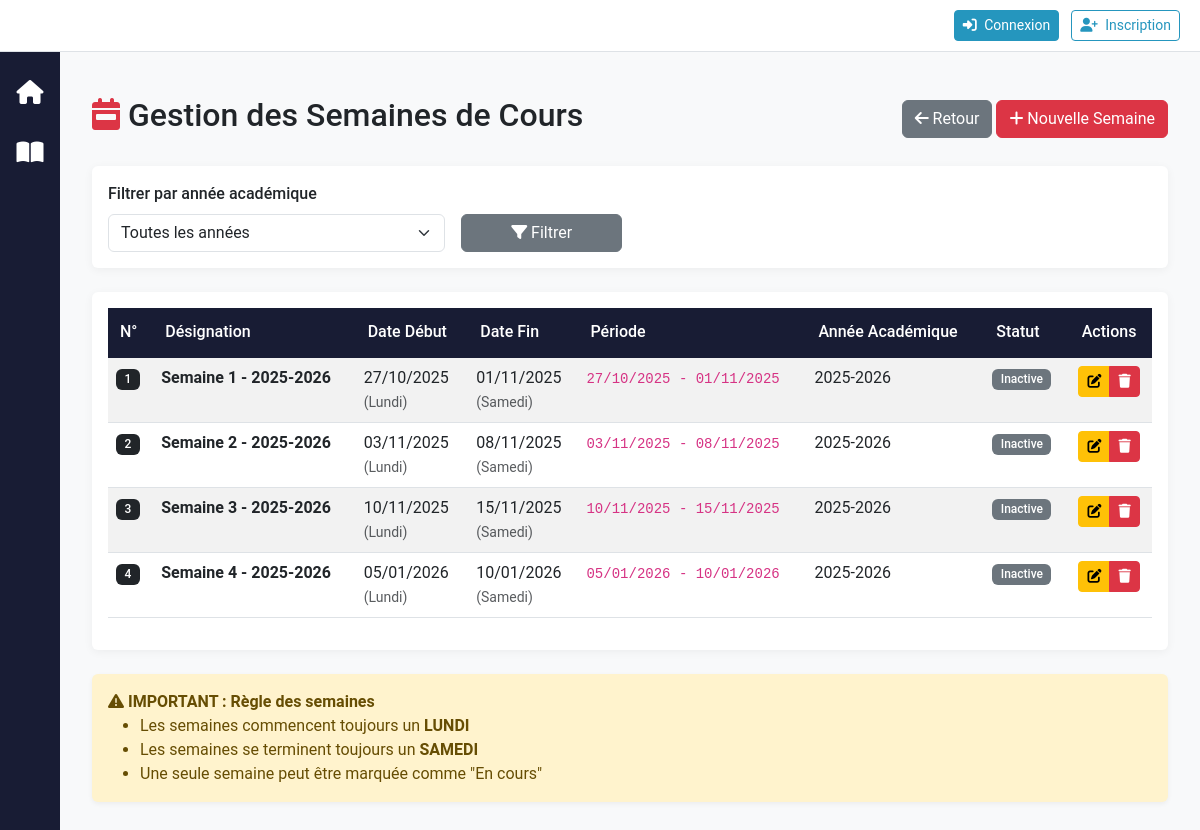
The app's page /reglage/semaines/ with its own data.
### reglage/models.py (models this page shows, shortened)
class SemaineCours(models.Model):
    numero_semaine = models.IntegerField(help_text="Numéro de la semaine (1, 2, 3...)")
    date_debut = models.DateField(help_text="Date de début de la semaine (doit être un LUNDI)")
    date_fin = models.DateField(help_text="Date de fin de la semaine (doit être un SAMEDI)")
    designation = models.CharField(max_length=200, help_text="Ex: Semaine 1 du 1er semestre")
    est_en_cours = models.BooleanField(default=False, help_text="Marquer comme semaine en cours")
    annee_academique = models.CharField(max_length=9, null=True, blank=True, help_text="Année académique (ex: 2024-2025)")
    remarques = models.TextField(blank=True, null=True)
    class Meta:
        verbose_name = "Semaine de Cours"
        verbose_name_plural = "Semaines de Cours"
        ordering = ['date_debut']
        unique_together = [('numero_semaine', 'annee_academique')]
    def get_periode(self):
        return f"{self.date_debut.strftime('%d/%m/%Y')} - {self.date_fin.strftime('%d/%m/%Y')}"
    def get_jour_debut(self):
        jours = ['Lundi', 'Mardi', 'Mercredi', 'Jeudi', 'Vendredi', 'Samedi', 'Dimanche']
        return jours[self.date_debut.weekday()]
    def get_jour_fin(self):
        jours = ['Lundi', 'Mardi', 'Mercredi', 'Jeudi', 'Vendredi', 'Samedi', 'Dimanche']
        return jours[self.date_fin.weekday()]

### reglage/views.py (the view)
# urls.py: path('semaines/', views.SemaineCoursListView.as_view(), name='semaine_list'),
class SemaineCoursListView(ListView):
    model = SemaineCours
    template_name = 'reglage/semaine_list.html'
    context_object_name = 'semaines'
    def get_queryset(self):
        queryset = SemaineCours.objects.all()
        annee = self.request.GET.get('annee')
        if annee:
            queryset = queryset.filter(annee_academique=annee)
        return queryset
    def get_context_data(self, **kwargs):
        context = super().get_context_data(**kwargs)
        context['annees'] = SemaineCours.objects.values_list(
            'annee_academique', flat=True
        ).distinct().order_by('-annee_academique')
        return context

### accounts/context_processors.py (called while the page is built, shortened)
def user_roles(request):
    return {
        'user_organisation': None,
        'is_org_user': False,
        'is_admin': False,
        'is_administrative_role': False,
        'is_gestionnaire': False,
        'is_section_role': False,
        'is_department_role': False,
        'is_enseignant': False,
        'is_etudiant': False,
        'is_personnel_admin': False,
        'can_access_reglage': False,
        'can_access_finance': False,
        'can_create_users': False,
        'can_delete_all': False,
        'can_view_department_data': lambda dept: False,
        'can_view_section_data': lambda section: False,
        'user_roles': [],
        'user_department': None,
        'user_section': None,
        'user_section_designation': None,
    }

### reglage/templates/reglage/semaine_list.html (shortened to what this page needs)
{% extends 'base.html' %}
{% block content %}
<div class="container-fluid mt-4">
    <div class="d-flex justify-content-between align-items-center mb-4">
        <h2><i class="fas fa-calendar-week text-danger"></i> Gestion des Semaines de Cours</h2>
        <div>
            <a href="{% url 'reglage:gestion_entites' %}" class="btn btn-secondary">
                <i class="fas fa-arrow-left"></i> Retour
            </a>
            <a href="{% url 'reglage:semaine_create' %}" class="btn btn-danger">
                <i class="fas fa-plus"></i> Nouvelle Semaine
            </a>
        </div>
    </div>
    {% if annees %}
    <div class="card mb-4">
        <div class="card-body">
            <form method="get" class="row g-3">
                <div class="col-md-4">
                    <label class="form-label">Filtrer par année académique</label>
                    <select name="annee" class="form-select">
                        <option value="">Toutes les années</option>
                    </select>
                </div>
                <div class="col-md-2 d-flex align-items-end">
                    <button type="submit" class="btn btn-secondary w-100">
                        <i class="fas fa-filter"></i> Filtrer
                    </button>
                </div>
            </form>
        </div>
    </div>
    {% endif %}
    <div class="card">
        <div class="card-body">
            <div class="table-responsive">
                <table class="table table-striped table-hover">
                    <thead class="table-dark">
                        <tr>
                            <th>N°</th>
                            <th>Désignation</th>
                            <th>Date Début</th>
                            <th>Date Fin</th>
                            <th>Période</th>
                            <th>Année Académique</th>
                            <th>Statut</th>
                            <th class="text-center">Actions</th>
                        </tr>
                    </thead>
                    <tbody>
                        {% for semaine in semaines %}
                        <tr {% if semaine.est_en_cours %}class="table-danger"{% endif %}>
                            <td><span class="badge bg-dark">{{ semaine.numero_semaine }}</span></td>
                            <td><strong>{{ semaine.designation }}</strong></td>
                            <td>
                                {{ semaine.date_debut|date:"d/m/Y" }}
                                <br><small class="text-muted">({{ semaine.get_jour_debut }})</small>
                            </td>
                            <td>
                                {{ semaine.date_fin|date:"d/m/Y" }}
                                <br><small class="text-muted">({{ semaine.get_jour_fin }})</small>
                            </td>
                            <td><code>{{ semaine.get_periode }}</code></td>
                            <td>{{ semaine.annee_academique|default:"—" }}</td>
                            <td>
                                {% if semaine.est_en_cours %}
                                    <span class="badge bg-danger"><i class="fas fa-check-circle"></i> En cours</span>
                                {% else %}
                                    <span class="badge bg-secondary">Inactive</span>
                                {% endif %}
                            </td>
                            <td class="text-center">
                                <div class="btn-group btn-group-sm" role="group">
                                    <a href="{% url 'reglage:semaine_update' semaine.pk %}"
                                       class="btn btn-warning" title="Modifier">
                                        <i class="fas fa-edit"></i>
                                    </a>
                                    <a href="{% url 'reglage:semaine_delete' semaine.pk %}"
                                       class="btn btn-danger" title="Supprimer">
                                        <i class="fas fa-trash"></i>
                                    </a>
                                </div>
                            </td>
                        </tr>
                        {% endfor %}
                    </tbody>
                </table>
            </div>
        </div>
    </div>
    <div class="alert alert-warning mt-4">
        <i class="fas fa-exclamation-triangle"></i>
        <strong>IMPORTANT : Règle des semaines</strong>
        <ul class="mb-0">
            <li>Les semaines commencent toujours un <strong>LUNDI</strong></li>
            <li>Les semaines se terminent toujours un <strong>SAMEDI</strong></li>
            <li>Une seule semaine peut être marquée comme "En cours"</li>
        </ul>
    </div>
</div>
{% endblock %}

### static/css/style.css (style rules this page uses)
:root { --primary: #2596be; --primary-dark: #1a7592; --secondary: #6c757d; --success: #28a745; --info: #17a2b8; --warning: #ffc107; --danger: #dc3545; --light: #f8f9fa; --dark: #181c34; --border-radius: 0.375rem; --transition: all 0.3s ease; }
body { background-color: var(--light); font-size: 16px; font-family: 'Roboto', 'Segoe UI', sans-serif; }
.card { border: none; box-shadow: 0 2px 10px rgba(0,0,0,0.05); transition: var(--transition); }
.table thead th { background-color: var(--dark); color: white; border-bottom: 2px solid var(--dark); font-weight: 500; padding: 0.75rem; }
.badge { font-weight: 500; padding: 0.4em 0.7em; }
.form-label { font-weight: 500; margin-bottom: 0.5rem; }
.alert { margin-top: 1rem; margin-bottom: 1rem; border: none; border-radius: var(--border-radius); box-shadow: 0 2px 5px rgba(0,0,0,0.05); }
.table-responsive { width: 100%; overflow-x: auto; -webkit-overflow-scrolling: touch; }

### templates/base.html (style rules this page uses)
body { display: flex; min-height: 100vh; flex-direction: column; }

### records on screen
SemaineCours: numero_semaine "1", designation "Semaine 1 - 2025-2026", date_debut "27/10/2025", get_jour_debut "Lundi", date_fin "01/11/2025", get_jour_fin "Samedi", get_periode "27/10/2025 - 01/11/2025", annee_academique "2025-2026", est_en_cours "Inactive"
SemaineCours: numero_semaine "2", designation "Semaine 2 - 2025-2026", date_debut "03/11/2025", get_jour_debut "Lundi", date_fin "08/11/2025", get_jour_fin "Samedi", get_periode "03/11/2025 - 08/11/2025", annee_academique "2025-2026", est_en_cours "Inactive"
SemaineCours: numero_semaine "3", designation "Semaine 3 - 2025-2026", date_debut "10/11/2025", get_jour_debut "Lundi", date_fin "15/11/2025", get_jour_fin "Samedi", get_periode "10/11/2025 - 15/11/2025", annee_academique "2025-2026", est_en_cours "Inactive"
SemaineCours: numero_semaine "4", designation "Semaine 4 - 2025-2026", date_debut "05/01/2026", get_jour_debut "Lundi", date_fin "10/01/2026", get_jour_fin "Samedi", get_periode "05/01/2026 - 10/01/2026", annee_academique "2025-2026", est_en_cours "Inactive"
